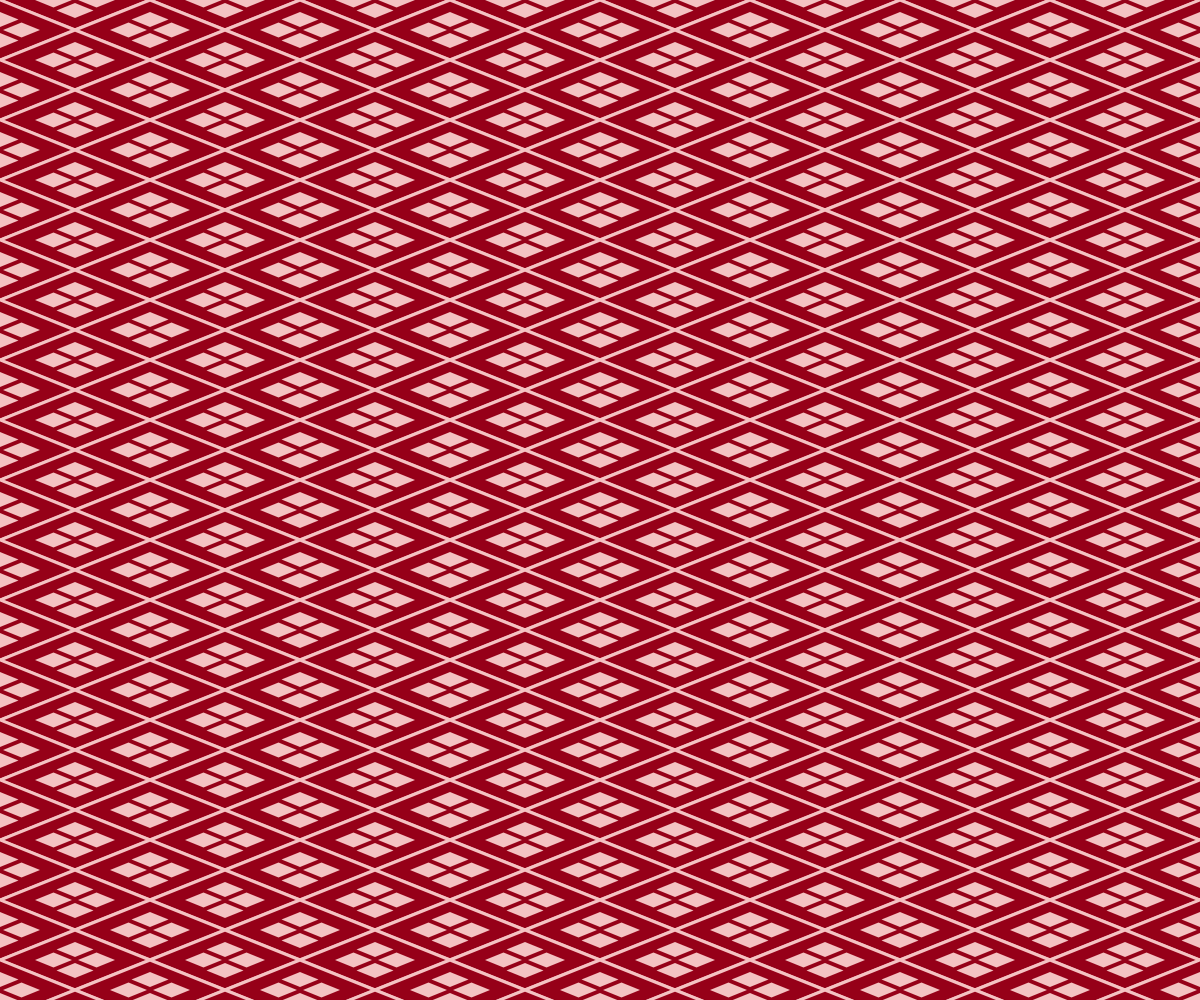
Frame 1 (no input)
Frame 2 (the mouse pressed at the canvas centre, redrawn once): identical to frame 1, image omitted

The p5.js sketch that drew this single still picture (run headless with seeded random() and noise() and a simulated clock; the mouse was pressed at the canvas centre and the sketch redrawn once):

// p5.js sketch
// ── sketch.js
"use strict"

const RED   = "#960018";
const WHITE = "#F4C2C2";

function setup(){
	createCanvas(windowWidth, windowHeight);
	angleMode(DEGREES);
	textAlign(CENTER, CENTER); textSize(14);
	noLoop();
	noSmooth();
}

function draw(){
	background(33);
	noStroke();

	const w = floor(width / 8);
	const h = floor(w * 0.4);
	const rows = floor(height / (h/2)) + 2;
	const cols = floor(width / w) + 1;

	for(let r=0; r<rows; r++){
		for(let c=0; c<cols; c++){
			let x = c * w;
			let y = r * h / 2;
			if(r%2==0) x += w / 2;
			drawHishi(x, y, w, h);
		}
	}
}

function drawHishi(x, y, w, h){

	const hW = floor(w*0.25);
	const hH = floor(h*0.25);
	const oH = w * 0.02;

	drawDiamond(x, y, w, h, RED, WHITE, w*0.02);
	drawDiamond(x-hW/2-oH, y, hW, hH, WHITE);
	drawDiamond(x+hW/2+oH, y, hW, hH, WHITE);
	drawDiamond(x, y-hH/2-oH, hW, hH, WHITE);
	drawDiamond(x, y+hH/2+oH, hW, hH, WHITE);
}

function drawDiamond(x, y, w, h, cMain, cSub, weight=1){

	fill(cMain);
	if(cSub){
		stroke(cSub);
		strokeWeight(weight);
	}else{
		noStroke();
	}

	push();
	translate(x, y);
	beginShape();
	vertex(-w/2, 0);
	vertex(0, -h/2);
	vertex(w/2, 0);
	vertex(0, h/2);
	vertex(-w/2, 0);
	endShape();
	pop();
}
